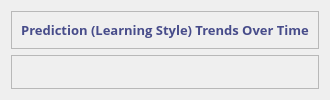
            <widget class="QWidget" name="bar_graph">
             <layout class="QVBoxLayout">
              <item>
               <widget class="QFrame" name="frame_17">
                <property name="frameShape">
                 <enum>QFrame::StyledPanel</enum>
                </property>
                <property name="frameShadow">
                 <enum>QFrame::Raised</enum>
                </property>
                <layout class="QVBoxLayout" name="verticalLayout_9">
                 <item alignment="Qt::AlignTop">
                  <widget class="QLabel" name="label_5">
                   <property name="font">
                    <font>
                     <family>Open Sans</family>
                     <pointsize>10</pointsize>
                     <weight>75</weight>
                     <bold>true</bold>
                    </font>
                   </property>
                   <property name="styleSheet">
                    <string notr="true">#label_5{
color: #474C8A;
} </string>
                   </property>
                   <property name="text">
                    <string>Prediction (Learning Style) Trends Over Time</string>
                   </property>
                   <property name="alignment">
                    <set>Qt::AlignCenter</set>
                   </property>
                  </widget>
                 </item>
                </layout>
               </widget>
              </item>
              <item>
               <widget class="QFrame" name="frame_18">
                <property name="sizePolicy">
                 <sizepolicy hsizetype="Preferred" vsizetype="Expanding">
                  <horstretch>0</horstretch>
                  <verstretch>0</verstretch>
                 </sizepolicy>
                </property>
                <property name="frameShape">
                 <enum>QFrame::StyledPanel</enum>
                </property>
                <property name="frameShadow">
                 <enum>QFrame::Raised</enum>
                </property>
                <layout class="QGridLayout" name="percentage_bar_chart_cont"/>
               </widget>
              </item>
             </layout>
            </widget>
